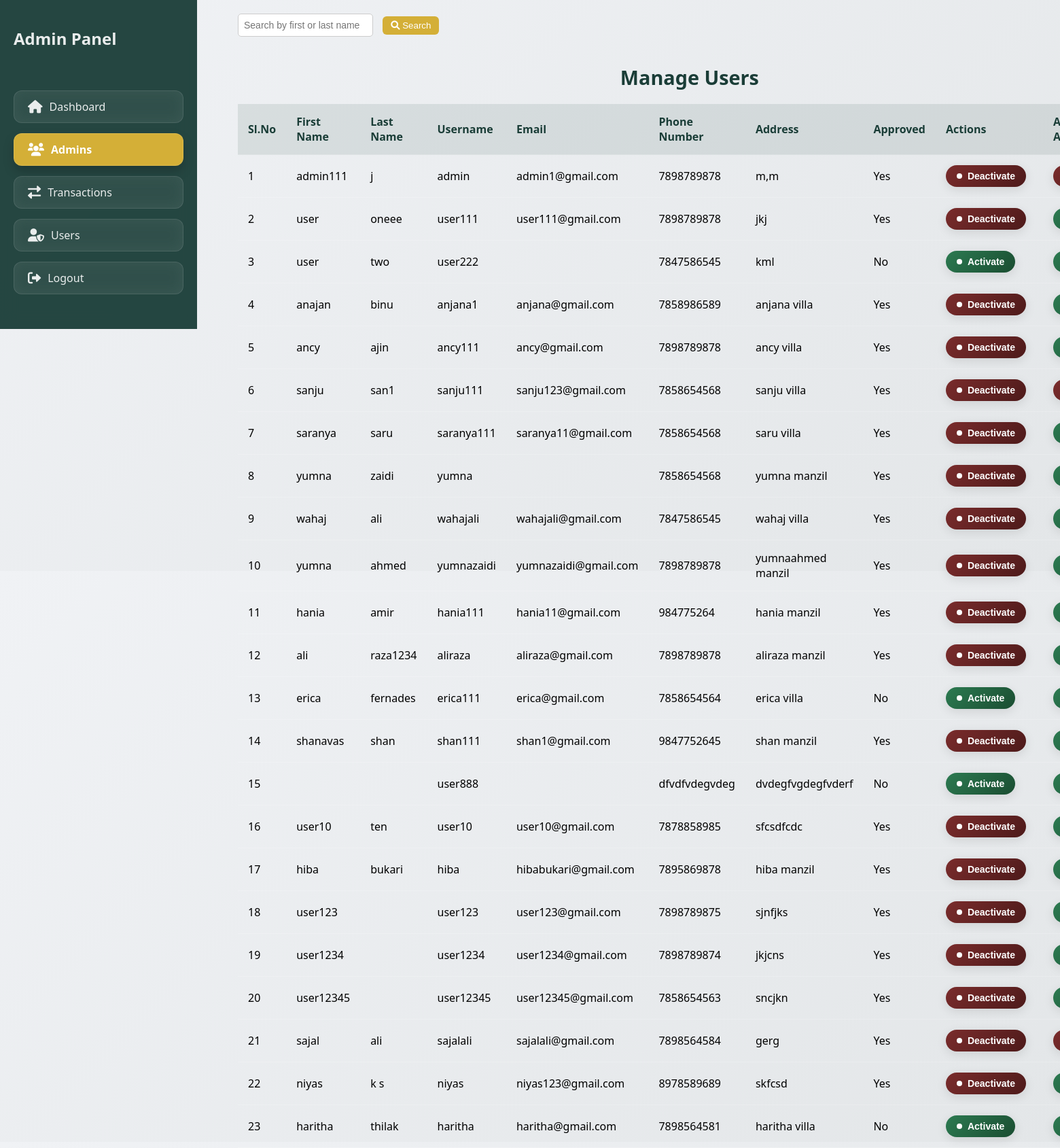
The page /investapp/admin/user-list/ (signed in) on the database as committed earlier.
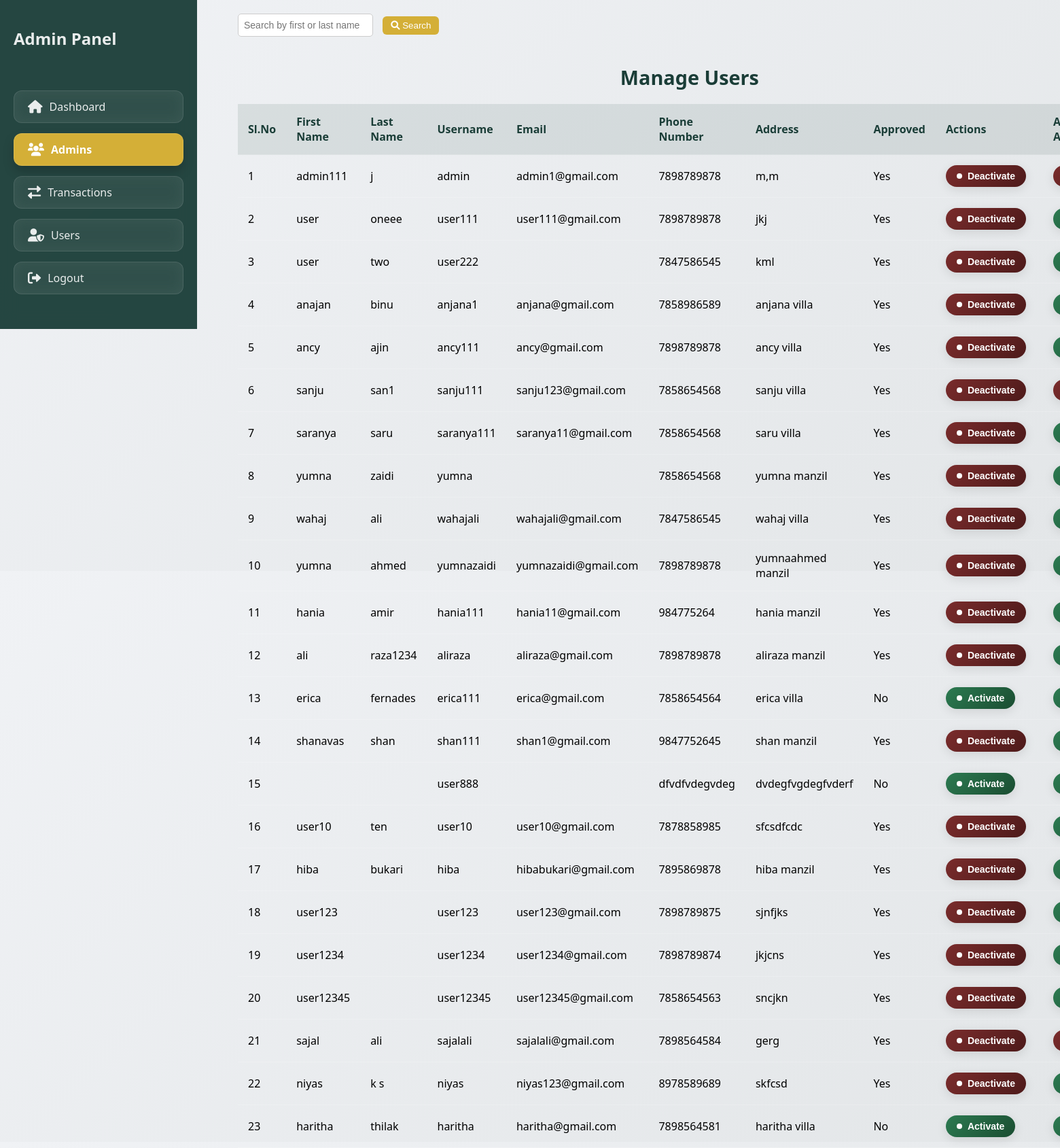
The same page on the database as committed later.
### investapp/models.py (models this page shows, shortened)
class CustomUser(AbstractUser):
    phone_number = models.CharField(max_length=15)
    address = models.TextField()
    is_approved = models.BooleanField(default=False)  # Only approved users can log in

### investapp/views.py (the view, shortened to what this page needs)
# urls.py: path('admin/user-list/', views.admin_user_list, name='admin-user-list'),
@user_passes_test(superuser_required)
@never_cache
def admin_user_list(request):
    User = get_user_model()
    search_query = request.GET.get('search', '')
    if search_query:
        users = User.objects.exclude(username='developer').filter(
            first_name__icontains=search_query
        ) | User.objects.exclude(username='developer').filter(
            last_name__icontains=search_query
        )
    else:
        users = User.objects.exclude(username='developer')  # If no search query, show all users
    return render(request, 'manage_users.html', {'users': users, 'search_query': search_query})

### investapp/views.py (called while the page is built)
def superuser_required(user):
    return user.is_authenticated and user.is_superuser

### investapp/templates/manage_users.html (shortened to what this page needs)
<!DOCTYPE html>
<html lang="en">
<head>
    <link href="https://cdnjs.cloudflare.com/ajax/libs/font-awesome/6.0.0/css/all.min.css" rel="stylesheet">
</head>
<body>
<div class="sidebar" id="sidebar">
    <h2>Admin Panel</h2>
    <ul class="sidebar-menu">
        <li>
            <a href="{% url 'transaction_list' %}" class="sidebar-link">
                <i class="fas fa-home"></i> Dashboard
            </a>
        </li>
        <li>
            <a href="{% url 'admin-user-list' %}" class="sidebar-link">
                <i class="fas fa-users"></i> Admins
            </a>
        </li>
        <li>
            <a href="{% url 'pending_transactions' %}" class="sidebar-link">
                <i class="fas fa-exchange-alt"></i> Transactions
            </a>
        </li>
        <li>
            <a href="{% url 'admin_user_home' %}" class="sidebar-link">
                <i class="fas fa-user-shield"></i> Users
            </a>
        </li>
        <li>
            <a href="{% url 'logout' %}" class="sidebar-link">
                <i class="fas fa-sign-out-alt"></i> Logout
            </a>
        </li>
    </ul>
</div>
    <div class="main-content" id="content">
        <form method="get" action="{% url 'admin-user-list' %}">
            <input type="text" name="search" value="{{ search_query }}" placeholder="Search by first or last name" class="search-bar">
            <button type="submit" class="btn btn-gold">
                <i class="fas fa-search"></i> Search
            </button>
        </form>
        <h2 class="manage-users-header">Manage Users</h2>
        <table class="ledger-table">
            <thead>
                <tr>
                    <th>Sl.No</th>
                    <th>First Name</th>
                    <th>Last Name</th>
                    <th>Username</th>
                    <th>Email</th>
                    <th>Phone Number</th>
                    <th>Address</th>
                    <th>Approved</th>
                    <th>Actions</th>
                    <th>Admin Actions</th>
                </tr>
            </thead>
            <tbody>
                {% for user in users %}
                <tr>
                    <td>{{ forloop.counter }}</td>
                    <td>{{ user.first_name }}</td>
                    <td>{{ user.last_name }}</td>
                    <td>{{ user.username }}</td>
                    <td>{{ user.email }}</td>
                    <td>{{ user.phone_number }}</td>
                    <td>{{ user.address }}</td>
                    <td>{{ user.is_approved|yesno:"Yes,No" }}</td>
                    <td>
                        <form method="post">
                            {% if user.is_approved %}
                                <button type="submit" name="action" value="toggle" class="status status-debited">Deactivate</button>
                            {% else %}
                                <button type="submit" name="action" value="toggle" class="status status-approved">Activate</button>
                            {% endif %}
                        </form>
                    </td>
                    <td>
                        <form method="post">
                            {% if user.is_superuser %}
                                <button type="submit" name="action" value="demote" class="status status-debited">Demote</button>
                            {% else %}
                                <button type="submit" name="action" value="promote" class="status status-approved">Promote</button>
                            {% endif %}
                        </form>
                    </td>
                </tr>
                {% endfor %}
            </tbody>
        </table>
    </body>
    </html>

Rows that differ between the two databases and show on the page:
changed CustomUser "two": is_approved "No" → "Yes"; is_approved "Activate" → "Deactivate"
